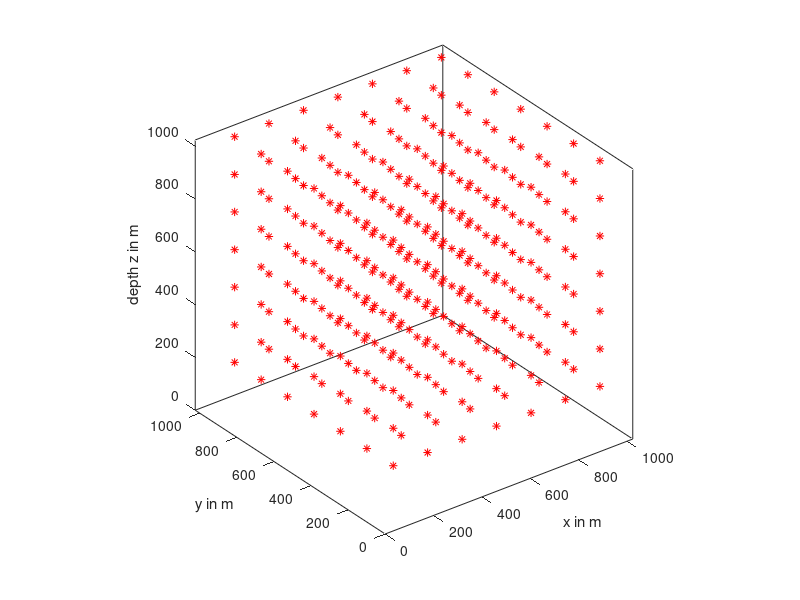

This chart was generated by the following MATLAB code: (Note: this script raises an error after producing the figure.)
%creates a sofi3D source file for code-benchmarking
%instead of a real application scenario, mulitple sources are placed
%within the model domain such as the wavefront excited by each sources
%reaches the neighboring wavenfront at TIME/2
clear all;
close all;
clc;
writefiles=1;%1=yes else=no
srcfilename='../par/sources/sources_codebenchmark.dat';

%input parameters as specified in input file
NX=1024;
NY=1024;
NZ=1024;

DX=1.0;
DY=1.0;
DZ=1.0;

TIME=0.1;

%input parameters as specified in model file
vp=5700;

TD=0.0;
FC=500.0;
AMP=1.0;

%create coordinate vectors

xsrc=round(vp*TIME/(DX*4):vp*TIME/(DX*4):NX);
ysrc=round(vp*TIME/(DY*4):vp*TIME/(DY*4):NY);
zsrc=round(vp*TIME/(DZ*4):vp*TIME/(DZ*4):NZ);

[XSRC,YSRC,ZSRC]=meshgrid(xsrc,ysrc,zsrc);
XSRC=reshape(XSRC,1,[]);
YSRC=reshape(YSRC,1,[]);
ZSRC=reshape(ZSRC,1,[]);

srcfile=zeros(length(xsrc)*length(ysrc)*length(zsrc),6);
tmpvec=ones(length(xsrc)*length(ysrc)*length(zsrc),1);


srcfile(:,1)=XSRC.*DX;
srcfile(:,2)=YSRC.*DY;
srcfile(:,3)=ZSRC.*DZ;
srcfile(:,4)=tmpvec.*TD;
srcfile(:,5)=tmpvec.*FC;
srcfile(:,6)=tmpvec.*AMP;



figure(2);
plot3(srcfile(:,1),srcfile(:,2),srcfile(:,3),'*r');
axis([0 NX*DX 0 NY*DY 0 NZ*DZ])
% set(gca,'YDir','reverse')
set(gca,'DataAspectRatio',[1 1 1]);
box on
xlabel('x in m');
ylabel('y in m');
zlabel('depth z in m');

%write models to disk
disp('...')
if writefiles==1
    file_id=fopen(srcfilename,'w');
    for ii=1:length(srcfile)
        fprintf(file_id,'%2.2f  %2.2f  %2.2f  %2.2f  %2.2f  %2.2f \n',srcfile(ii,1),srcfile(ii,2),srcfile(ii,3),srcfile(ii,4),srcfile(ii,5),srcfile(ii,6));   
    end
    fprintf(file_id,'# \n');   
    fprintf(file_id,'# Definition of (distributed) source positions: \n');
    fprintf(file_id,'# position, time-delay, centre frequency, and amplitude \n');   
    fprintf(file_id,'# \n');   
    fprintf(file_id,'# (comment line is indicated by # or % as first character) \n');   
    fprintf(file_id,'# \n');   
    fprintf(file_id,'# Parameters for each source node (one source node per line): \n');   
    fprintf(file_id,'# \n');   
    fprintf(file_id,'#  XSRC   YSRC   ZSRC   TD   FC   AMP \n');   
    fprintf(file_id,'# \n');
    fprintf(file_id,'# Symbols: \n');
    fprintf(file_id,'# XSRC= x-coordinate of source point [meter] \n');
    fprintf(file_id,'# YSRC= y-coordinate of source point [meter] \n');
    fprintf(file_id,'# ZSRC= z-coordinate of source point [meter] (vertical) \n');
    fprintf(file_id,'# TD= excitation time (time-delay) for source node [s] \n');
    fprintf(file_id,'# FC= centre frequency of source signal [Hz] \n');
    fprintf(file_id,'# AMP= maximum amplitude of source signal \n');
          
    disp(['Total Number of Sources: ',num2str(length(srcfile))]);
    disp(['Source file ',srcfilename,' created and saved to disk']);
    
    fclose(file_id);
end
disp('...')
